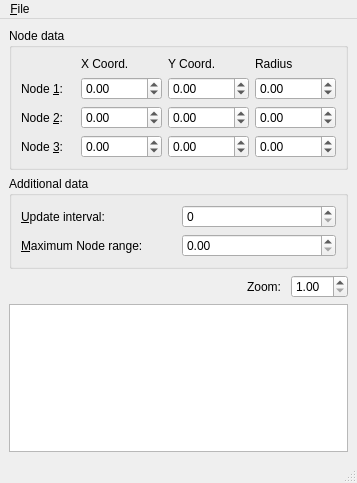
<ui version="4.0" >
 <class>mainWindow</class>
 <widget class="QMainWindow" name="mainWindow" >
  <property name="geometry" >
   <rect>
    <x>0</x>
    <y>0</y>
    <width>357</width>
    <height>483</height>
   </rect>
  </property>
  <property name="windowTitle" >
   <string>DLD hardware Simulator</string>
  </property>
  <widget class="QWidget" name="centralwidget" >
   <property name="geometry" >
    <rect>
     <x>0</x>
     <y>28</y>
     <width>357</width>
     <height>434</height>
    </rect>
   </property>
   <layout class="QVBoxLayout" name="verticalLayout" >
    <item>
     <widget class="QGroupBox" name="groupBox" >
      <property name="title" >
       <string>Node data</string>
      </property>
      <layout class="QGridLayout" name="gridLayout" >
       <item row="0" column="1" >
        <widget class="QLabel" name="label_4" >
         <property name="text" >
          <string>X Coord.</string>
         </property>
        </widget>
       </item>
       <item row="0" column="2" >
        <widget class="QLabel" name="label_5" >
         <property name="text" >
          <string>Y Coord.</string>
         </property>
        </widget>
       </item>
       <item row="0" column="3" >
        <widget class="QLabel" name="label_6" >
         <property name="text" >
          <string>Radius</string>
         </property>
        </widget>
       </item>
       <item row="1" column="0" >
        <widget class="QLabel" name="label" >
         <property name="text" >
          <string>Node &amp;1: </string>
         </property>
         <property name="buddy" >
          <cstring>node1XSpin</cstring>
         </property>
        </widget>
       </item>
       <item row="2" column="0" >
        <widget class="QLabel" name="label_2" >
         <property name="text" >
          <string>Node &amp;2: </string>
         </property>
         <property name="buddy" >
          <cstring>node2XSpin</cstring>
         </property>
        </widget>
       </item>
       <item row="3" column="0" >
        <widget class="QLabel" name="label_3" >
         <property name="text" >
          <string>Node &amp;3: </string>
         </property>
         <property name="buddy" >
          <cstring>node3XSpin</cstring>
         </property>
        </widget>
       </item>
       <item row="1" column="1" >
        <widget class="QDoubleSpinBox" name="node1XSpin" >
         <property name="minimum" >
          <double>-65535.000000000000000</double>
         </property>
         <property name="maximum" >
          <double>65535.000000000000000</double>
         </property>
        </widget>
       </item>
       <item row="1" column="2" >
        <widget class="QDoubleSpinBox" name="node1YSpin" >
         <property name="minimum" >
          <double>-65535.000000000000000</double>
         </property>
         <property name="maximum" >
          <double>65535.000000000000000</double>
         </property>
        </widget>
       </item>
       <item row="1" column="3" >
        <widget class="QDoubleSpinBox" name="node1RadiusSpin" >
         <property name="minimum" >
          <double>-65535.000000000000000</double>
         </property>
         <property name="maximum" >
          <double>65535.000000000000000</double>
         </property>
        </widget>
       </item>
       <item row="2" column="1" >
        <widget class="QDoubleSpinBox" name="node2XSpin" >
         <property name="minimum" >
          <double>-65535.000000000000000</double>
         </property>
         <property name="maximum" >
          <double>65535.000000000000000</double>
         </property>
        </widget>
       </item>
       <item row="2" column="2" >
        <widget class="QDoubleSpinBox" name="node2YSpin" >
         <property name="minimum" >
          <double>-65535.000000000000000</double>
         </property>
         <property name="maximum" >
          <double>65535.000000000000000</double>
         </property>
        </widget>
       </item>
       <item row="2" column="3" >
        <widget class="QDoubleSpinBox" name="node2RadiusSpin" >
         <property name="minimum" >
          <double>-65535.000000000000000</double>
         </property>
         <property name="maximum" >
          <double>65535.000000000000000</double>
         </property>
        </widget>
       </item>
       <item row="3" column="1" >
        <widget class="QDoubleSpinBox" name="node3XSpin" >
         <property name="minimum" >
          <double>-65535.000000000000000</double>
         </property>
         <property name="maximum" >
          <double>65535.000000000000000</double>
         </property>
        </widget>
       </item>
       <item row="3" column="2" >
        <widget class="QDoubleSpinBox" name="node3YSpin" >
         <property name="minimum" >
          <double>-65535.000000000000000</double>
         </property>
         <property name="maximum" >
          <double>65535.000000000000000</double>
         </property>
        </widget>
       </item>
       <item row="3" column="3" >
        <widget class="QDoubleSpinBox" name="node3RadiusSpin" >
         <property name="minimum" >
          <double>-65535.000000000000000</double>
         </property>
         <property name="maximum" >
          <double>65535.000000000000000</double>
         </property>
        </widget>
       </item>
      </layout>
     </widget>
    </item>
    <item>
     <widget class="QGroupBox" name="groupBox_2" >
      <property name="title" >
       <string>Additional data</string>
      </property>
      <layout class="QGridLayout" name="gridLayout_2" >
       <item row="0" column="0" >
        <widget class="QLabel" name="label_7" >
         <property name="text" >
          <string>&amp;Update interval: </string>
         </property>
         <property name="buddy" >
          <cstring>updateIntervalSpin</cstring>
         </property>
        </widget>
       </item>
       <item row="0" column="1" >
        <widget class="QSpinBox" name="updateIntervalSpin" >
         <property name="toolTip" >
          <string>update intervall in seconds</string>
         </property>
         <property name="maximum" >
          <number>60</number>
         </property>
        </widget>
       </item>
       <item row="1" column="0" >
        <widget class="QLabel" name="label_8" >
         <property name="text" >
          <string>&amp;Maximum Node range: </string>
         </property>
         <property name="buddy" >
          <cstring>maxNodeRangeSpin</cstring>
         </property>
        </widget>
       </item>
       <item row="1" column="1" >
        <widget class="QDoubleSpinBox" name="maxNodeRangeSpin" >
         <property name="toolTip" >
          <string>ATTENTION: a change to this field will take effect only after restart</string>
         </property>
         <property name="statusTip" >
          <string>ATTENTION: a change to this field will take effect only after restart</string>
         </property>
         <property name="maximum" >
          <double>65535.000000000000000</double>
         </property>
        </widget>
       </item>
      </layout>
     </widget>
    </item>
    <item>
     <layout class="QHBoxLayout" name="horizontalLayout" >
      <item>
       <spacer name="horizontalSpacer" >
        <property name="orientation" >
         <enum>Qt::Horizontal</enum>
        </property>
        <property name="sizeHint" stdset="0" >
         <size>
          <width>40</width>
          <height>20</height>
         </size>
        </property>
       </spacer>
      </item>
      <item>
       <widget class="QLabel" name="label_9" >
        <property name="text" >
         <string>Zoom: </string>
        </property>
        <property name="buddy" >
         <cstring>zoomSpin</cstring>
        </property>
       </widget>
      </item>
      <item>
       <widget class="QDoubleSpinBox" name="zoomSpin" >
        <property name="minimum" >
         <double>1.000000000000000</double>
        </property>
        <property name="value" >
         <double>1.000000000000000</double>
        </property>
       </widget>
      </item>
     </layout>
    </item>
    <item>
     <widget class="QGraphicsView" name="nodeGraphView" />
    </item>
   </layout>
  </widget>
  <widget class="QMenuBar" name="menubar" >
   <property name="geometry" >
    <rect>
     <x>0</x>
     <y>0</y>
     <width>357</width>
     <height>28</height>
    </rect>
   </property>
   <widget class="QMenu" name="menu_File" >
    <property name="title" >
     <string>&amp;File</string>
    </property>
    <addaction name="actionQuit" />
   </widget>
   <addaction name="menu_File" />
  </widget>
  <widget class="QStatusBar" name="statusbar" >
   <property name="geometry" >
    <rect>
     <x>0</x>
     <y>462</y>
     <width>357</width>
     <height>21</height>
    </rect>
   </property>
  </widget>
  <action name="actionQuit" >
   <property name="text" >
    <string>&amp;Quit</string>
   </property>
   <property name="statusTip" >
    <string>Exit application</string>
   </property>
   <property name="shortcut" >
    <string>Ctrl+Q</string>
   </property>
  </action>
 </widget>
 <tabstops>
  <tabstop>node1XSpin</tabstop>
  <tabstop>node1YSpin</tabstop>
  <tabstop>node1RadiusSpin</tabstop>
  <tabstop>node2XSpin</tabstop>
  <tabstop>node2YSpin</tabstop>
  <tabstop>node2RadiusSpin</tabstop>
  <tabstop>node3XSpin</tabstop>
  <tabstop>node3YSpin</tabstop>
  <tabstop>node3RadiusSpin</tabstop>
  <tabstop>updateIntervalSpin</tabstop>
  <tabstop>maxNodeRangeSpin</tabstop>
  <tabstop>zoomSpin</tabstop>
  <tabstop>nodeGraphView</tabstop>
 </tabstops>
 <resources/>
 <connections/>
</ui>
